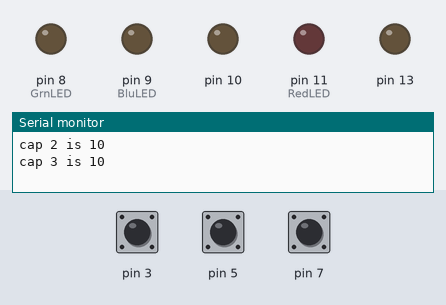
Bench run of a sketch on a simulated Arduino Uno, built with avr-gcc and run on an emulated ATmega328P. On the bench: output pins drawn as LEDs (lit = HIGH), the last lines printed to the serial monitor. Inputs (shaded band) come from the test bench; at power-on: pin 3 HIGH, pin 5 HIGH, pin 7 HIGH.

Above: at 0.1 s.
At 0.6 s:
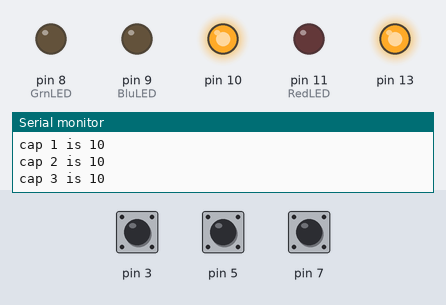
Timing chart, 0 to 2.1 s (numbered marks = the images above):
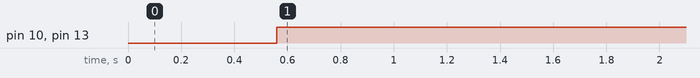

Measured:
- by itself, pin 10, pin 13: LOW → HIGH at 0.56 s

The sketch:

EE_cap_sensing_V3.ino
```cpp
#include <CapacitiveSensor.h>

byte RedLED = 11;
byte BluLED = 9;
byte GrnLED = 8;

CapacitiveSensor   cs_2_3 = CapacitiveSensor(2,3);        // 10M resistor between pins 4 & 2, pin 2 is sensor pin, add a wire and or foil if desired
CapacitiveSensor   cs_4_5 = CapacitiveSensor(2,5);        // 10M resistor between pins 4 & 6, pin 6 is sensor pin, add a wire and or foil
CapacitiveSensor   cs_6_7 = CapacitiveSensor(2,7);        // 10M resistor between pins 4 & 8, pin 8 is sensor pin, add a wire and or foil
int iterations = 0;
int ledr = 0;
int ledg = 0;
int ledb = 0;

int cap1 = 10;
int cap2 = 10;
int cap3 = 10;


unsigned long time;

void setup()
{
   //cs_4_2.set_CS_AutocaL_Millis(0xFFFFFFFF);     // turn off autocalibrate on channel 1 - just as an example
   Serial.begin(9600);

   pinMode(13, OUTPUT);
   pinMode (10, OUTPUT);
   pinMode (RedLED, OUTPUT);
   pinMode (BluLED, OUTPUT);
   pinMode (GrnLED, OUTPUT);
}

void loop()
{
    iterations ++;

    long start = millis();
    long total1 =  cs_2_3.capacitiveSensor(30);
    long total2 =  cs_4_5.capacitiveSensor(30);
    long total3 =  cs_6_7.capacitiveSensor(30);

    //Serial.print(millis() - start);        // check on performance in milliseconds
    //Serial.print("\t");                    // tab character for debug windown spacing
    time = millis();

    Serial.print("cap 1 is ");
    Serial.println(total1);                  // print sensor output 1


    if((total1/cap1 <= 1.1) && (total1/cap1 >= .9 ))
    {
      cap1 += total1;
    }

    Serial.print("cap 2 is " );
    Serial.println(total2);                  // print sensor output 2
    if((total2/cap2 <= 1.1) && (total2/cap2 >= .9 ))
    {
      cap2 += total1;
    }

    Serial.print("cap 3 is " );
    Serial.println(total3);                // print sensor output 3

    if((total3/cap3 <= 1.1) && (total3/cap3 >= .9 ))
    {
      cap3 += total3;
    }

    Serial.println("   ");
    delay(550);

    // arbitrary delay to limit data to serial port

//compare total1 to the avg of cap 1, total2 to avg of cap 2, and total3 to avg of cap3

//light LED based on %diff from baseline
double avg1 = cap1/iterations;
double avg2 = cap2/iterations;
double avg3 = cap3/iterations;


double percentDiff1 = total1/avg1;
double percentDiff2 = total2/avg2;
double percentDiff3 = total3/avg3;
/*
if(percentDiff1 > percentDiff2 && percentDiff1 > percentDiff3 )
  {
   ledr = 255;
   ledg = 0;
   ledb = 0;

  }
  else if(percentDiff2 > percentDiff1 && percentDiff2 > percentDiff3)
  {
   ledg = 255;
   ledr = 0;
   ledb = 0;

  }
  else if(percentDiff3 > percentDiff2 && percentDiff3 > percentDiff1)
  {

    ledb = 255;
    ledg = 0;
    ledr = 0;

  }

  */

  ledr = 255*(total1/(total1+total2+total3));
  ledg = 255*(total2/(total1+total2+total3));
  ledb = 255*(total3/(total1+total2+total3));


 digitalWrite(13, HIGH);   // turn the LED on (HIGH is the voltage level)

    digitalWrite(10,HIGH); // Enable the circuit
    analogWrite(RedLED, ledr);
    analogWrite(GrnLED, ledg);
    analogWrite(BluLED, ledb);


  /*
  else{
  digitalWrite(13, LOW);    // turn the LED off by making the voltage LOW
  digitalWrite(10,LOW); // Enable the circuit
  }
  */
}
```
